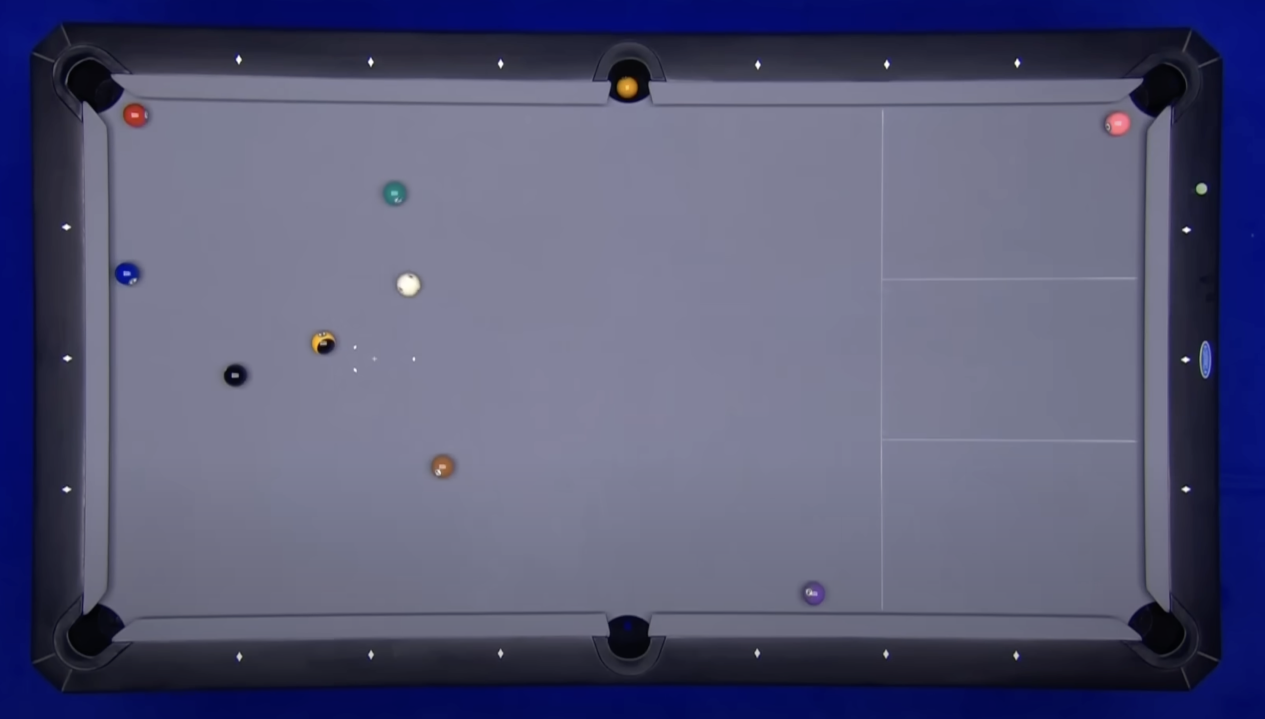
#> input picture data/pool_table_overhead.png, 2530 x 1438 px, found by its file name (shown at 1/2 size)
$ python main.py
#> lines starting #> are read from the running program, lines starting #| are printed output that depends on the picture; after the words box and inside, x2 and y2 are one past the last pixel; in counts of white or black regions, pixels touching at a corner belong together
#> further down, img is the input picture: shape (1438, 2530, 3); mean B, G, R 119.7, 89, 87.6
### src/backend/ImageTo2d.py
import cv2
import numpy as np

def order_corners(corners):
    rect = np.zeros((4, 2), dtype="float32")
    s = corners.sum(axis=1)
    diff = np.diff(corners, axis=1)

    rect[0] = corners[np.argmin(s)]
    rect[2] = corners[np.argmax(s)]
    rect[1] = corners[np.argmin(diff)]
    rect[3] = corners[np.argmax(diff)]

    return rect

def add_padding(corners, padding, image_width, image_height):
    corners[0] -= padding
    corners[1] += [padding, -padding]
    corners[2] += padding
    corners[3] += [-padding, padding]

    corners[:, 0] = np.clip(corners[:, 0], 0, image_width - 1)
    corners[:, 1] = np.clip(corners[:, 1], 0, image_height - 1)

    return corners

def get_prominent_color(image):
    """
    Finds the prominent color in the center of the image.
    """
    height, width = image.shape[:2]
    center_region = image[height // 3 : 2 * height // 3, width // 3 : 2 * width // 3]
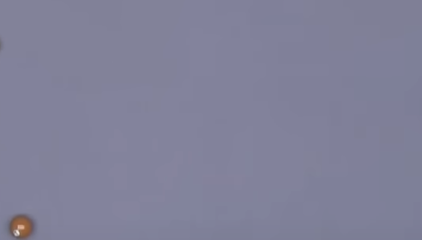
#> center_region: shape (479, 843, 3) (shown at 1/2 size); mean B, G, R 153.4, 129.2, 129.1

    avg_bgr = np.mean(center_region, axis=(0, 1))
#> avg_bgr = [153.4, 129.2, 129.1]

    avg_hsv = cv2.cvtColor(np.uint8([[avg_bgr]]), cv2.COLOR_BGR2HSV)[0][0]
#> avg_hsv = [120, 40, 153]

    return avg_hsv

def getOutlineAndTransform(image, padding=50):
    if image is None:
        print("Error: Could not load image. Check the file path.")
        return None, None

    avg_hsv = get_prominent_color(image)
#> avg_hsv = [120, 40, 153]
    lower_hsv = np.array([max(0, avg_hsv[0] - 10), max(0, avg_hsv[1] - 50), max(0, avg_hsv[2] - 50)])
#> lower_hsv = [110, 0, 103]
    upper_hsv = np.array([min(179, avg_hsv[0] + 10), min(255, avg_hsv[1] + 50), min(255, avg_hsv[2] + 50)])
#> upper_hsv = [130, 90, 203]

    hsv = cv2.cvtColor(image, cv2.COLOR_BGR2HSV)
#> hsv: shape (1438, 2530, 3); mean H, S, V 118.9, 80.8, 119.9
    mask = cv2.inRange(hsv, lower_hsv, upper_hsv)
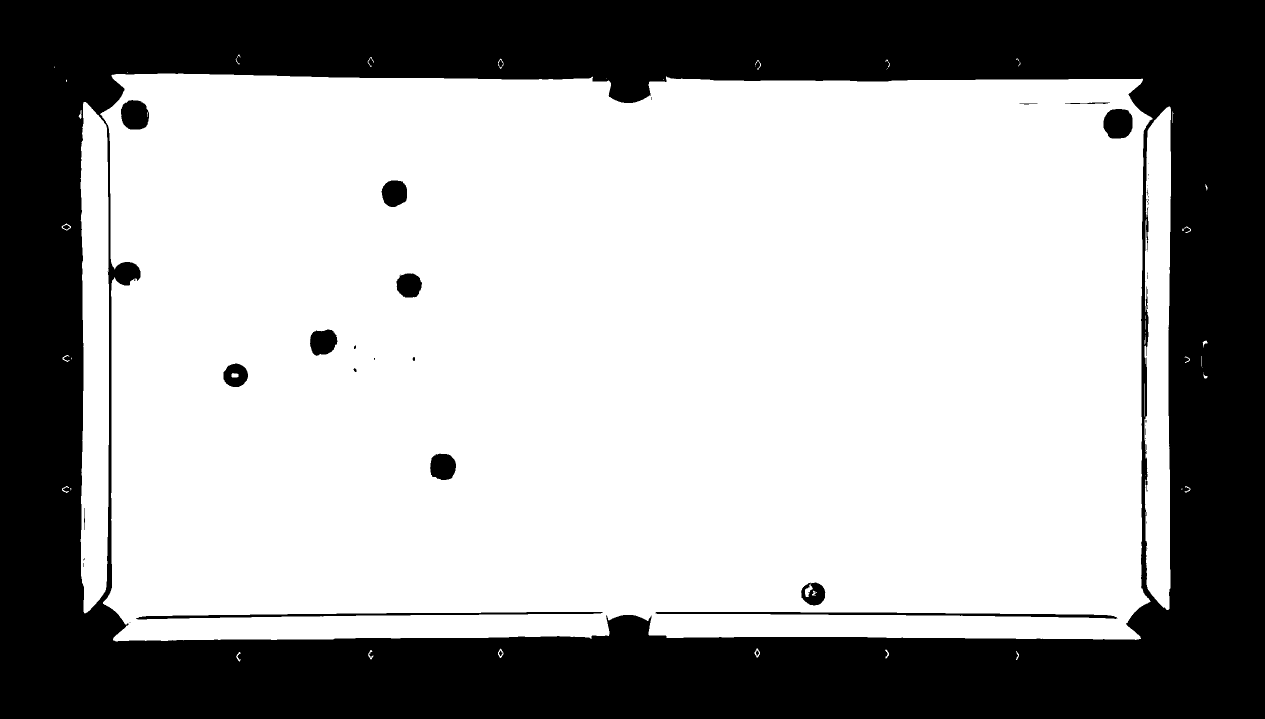
#> mask: shape (1438, 2530) (shown at 1/2 size); 65.1% white; 54 black regions (34 under 20 px), largest, box (x1, y1, x2, y2) and area: (0, 0, 2530, 1438) 1243286, (1311, 1224, 2235, 1238) 4447, (272, 1224, 1205, 1239) 4256


    kernel = np.ones((5, 5), np.uint8)
    mask = cv2.morphologyEx(mask, cv2.MORPH_CLOSE, kernel)
#> mask: shape (1438, 2530); 65.3% white; 24 black regions, largest, box (x1, y1, x2, y2) and area: (0, 0, 2530, 1438) 1238299, (2207, 218, 2265, 277) 2872, (242, 201, 297, 259) 2668
    mask = cv2.morphologyEx(mask, cv2.MORPH_OPEN, kernel)
#> mask: shape (1438, 2530); 65.2% white; 21 black regions
#> (the rest of the program and of its run is left out)
